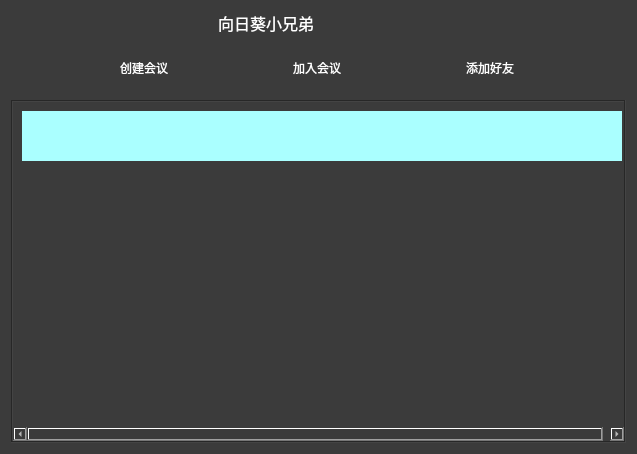
<?xml version="1.0" encoding="UTF-8"?>
<ui version="4.0">
 <class>MeetingDialog</class>
 <widget class="QDialog" name="MeetingDialog">
  <property name="geometry">
   <rect>
    <x>0</x>
    <y>0</y>
    <width>637</width>
    <height>454</height>
   </rect>
  </property>
  <property name="minimumSize">
   <size>
    <width>637</width>
    <height>454</height>
   </size>
  </property>
  <property name="maximumSize">
   <size>
    <width>637</width>
    <height>454</height>
   </size>
  </property>
  <property name="windowTitle">
   <string>MeetingDialog</string>
  </property>
  <property name="styleSheet">
   <string notr="true">background-color: rgb(59, 59, 59);
color: rgb(255, 255, 255);</string>
  </property>
  <layout class="QHBoxLayout" name="horizontalLayout_3">
   <item>
    <layout class="QVBoxLayout" name="verticalLayout">
     <item>
      <layout class="QHBoxLayout" name="horizontalLayout_2">
       <item>
        <widget class="QPushButton" name="pb_icon">
         <property name="text">
          <string/>
         </property>
         <property name="icon">
          <iconset resource="res.qrc">
           <normaloff>:/tx/14.png</normaloff>:/tx/14.png</iconset>
         </property>
         <property name="iconSize">
          <size>
           <width>41</width>
           <height>41</height>
          </size>
         </property>
         <property name="flat">
          <bool>true</bool>
         </property>
        </widget>
       </item>
       <item>
        <widget class="QLabel" name="lb_name">
         <property name="font">
          <font>
           <family>宋体</family>
           <pointsize>12</pointsize>
          </font>
         </property>
         <property name="text">
          <string>向日葵小兄弟</string>
         </property>
        </widget>
       </item>
       <item>
        <widget class="QPushButton" name="pb_set">
         <property name="text">
          <string/>
         </property>
         <property name="icon">
          <iconset resource="res.qrc">
           <normaloff>:/images/sett.png</normaloff>:/images/sett.png</iconset>
         </property>
         <property name="iconSize">
          <size>
           <width>30</width>
           <height>30</height>
          </size>
         </property>
         <property name="flat">
          <bool>true</bool>
         </property>
        </widget>
       </item>
      </layout>
     </item>
     <item>
      <layout class="QHBoxLayout" name="horizontalLayout">
       <item>
        <widget class="QToolButton" name="pb_createMeet">
         <property name="minimumSize">
          <size>
           <width>68</width>
           <height>53</height>
          </size>
         </property>
         <property name="text">
          <string>创建会议</string>
         </property>
         <property name="icon">
          <iconset resource="res.qrc">
           <normaloff>:/images/message.png</normaloff>:/images/message.png</iconset>
         </property>
         <property name="iconSize">
          <size>
           <width>30</width>
           <height>30</height>
          </size>
         </property>
         <property name="toolButtonStyle">
          <enum>Qt::ToolButtonTextUnderIcon</enum>
         </property>
         <property name="autoRaise">
          <bool>true</bool>
         </property>
        </widget>
       </item>
       <item>
        <widget class="QToolButton" name="pb_joinMeet">
         <property name="minimumSize">
          <size>
           <width>68</width>
           <height>53</height>
          </size>
         </property>
         <property name="text">
          <string>加入会议</string>
         </property>
         <property name="icon">
          <iconset resource="res.qrc">
           <normaloff>:/images/message.png</normaloff>:/images/message.png</iconset>
         </property>
         <property name="iconSize">
          <size>
           <width>30</width>
           <height>30</height>
          </size>
         </property>
         <property name="toolButtonStyle">
          <enum>Qt::ToolButtonTextUnderIcon</enum>
         </property>
         <property name="autoRaise">
          <bool>true</bool>
         </property>
        </widget>
       </item>
       <item>
        <widget class="QToolButton" name="pb_addFriend">
         <property name="minimumSize">
          <size>
           <width>68</width>
           <height>53</height>
          </size>
         </property>
         <property name="text">
          <string>添加好友</string>
         </property>
         <property name="icon">
          <iconset resource="res.qrc">
           <normaloff>:/images/message.png</normaloff>:/images/message.png</iconset>
         </property>
         <property name="iconSize">
          <size>
           <width>30</width>
           <height>30</height>
          </size>
         </property>
         <property name="toolButtonStyle">
          <enum>Qt::ToolButtonTextUnderIcon</enum>
         </property>
         <property name="autoRaise">
          <bool>true</bool>
         </property>
        </widget>
       </item>
      </layout>
     </item>
     <item>
      <widget class="QScrollArea" name="scrollArea">
       <property name="frameShape">
        <enum>QFrame::Box</enum>
       </property>
       <property name="widgetResizable">
        <bool>true</bool>
       </property>
       <widget class="QWidget" name="scrollAreaWidgetContents">
        <property name="geometry">
         <rect>
          <x>0</x>
          <y>0</y>
          <width>618</width>
          <height>300</height>
         </rect>
        </property>
        <layout class="QVBoxLayout" name="verticalLayout_2">
         <item>
          <widget class="QWidget" name="wdg_list" native="true">
           <property name="minimumSize">
            <size>
             <width>600</width>
             <height>50</height>
            </size>
           </property>
           <property name="maximumSize">
            <size>
             <width>600</width>
             <height>50</height>
            </size>
           </property>
           <property name="styleSheet">
            <string notr="true">background-color: rgb(170, 255, 255);
font: 12pt &quot;华文琥珀&quot;;
border-color: rgb(255, 170, 0);
color: rgb(0, 0, 0);</string>
           </property>
          </widget>
         </item>
         <item>
          <spacer name="verticalSpacer">
           <property name="orientation">
            <enum>Qt::Vertical</enum>
           </property>
           <property name="sizeHint" stdset="0">
            <size>
             <width>20</width>
             <height>223</height>
            </size>
           </property>
          </spacer>
         </item>
        </layout>
       </widget>
      </widget>
     </item>
    </layout>
   </item>
  </layout>
 </widget>
 <resources>
  <include location="res.qrc"/>
 </resources>
 <connections/>
</ui>
